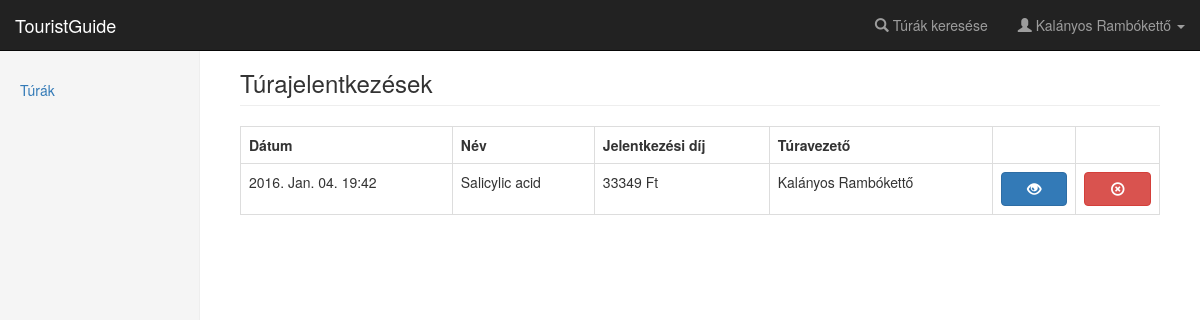
/registrations (signed in), run on the app's committed database.
### app/db/models.py (models this page shows, shortened)
class User(UserMixin, database.Model):
    __tablename__ = 'users'
    id = database.Column(database.Integer, primary_key=True)
    username = database.Column(database.String(64), unique=True, index=True)
    password = database.Column(database.String(40), nullable=False)
    fullname = database.Column(database.String(64), nullable=False)
    avatar_src = database.Column(database.String(100))
    birth = database.Column(database.Date)
    experience_id = database.Column(
        database.Integer, database.ForeignKey('experiences.id'))
    experience = database.relationship(
        'Experience', backref=database.backref('users', lazy='dynamic')
    )
    account_type_id = database.Column(
        database.Integer, database.ForeignKey('roles.id')
    )
    account_type = database.relationship(
        'Role', backref=database.backref('users', lazy='dynamic')
    )
    email = database.Column(database.String(100), nullable=False)
    phone = database.Column(database.String(11))
    allowance = database.Column(database.Integer)

class Tour(database.Model):
    __tablename__ = 'tours'
    id = database.Column(database.Integer, primary_key=True)
    name = database.Column(database.String(64), index=True)
    place = database.Column(database.String(64))
    start_datetime = database.Column(database.DateTime)
    end_datetime = database.Column(database.DateTime)
    images = database.Column(database.Text)
    experience_id = database.Column(
        database.Integer, database.ForeignKey('experiences.id')
    )
    experience = database.relationship(
        'Experience', backref=database.backref('tours', lazy='dynamic')
    )
    tour_guide_id = database.Column(
        database.Integer, database.ForeignKey('users.id')
    )
    tour_guide = database.relationship(
        'User', backref=database.backref('tours', lazy='dynamic')
    )
    description = database.Column(database.Text)
    price = database.Column(database.Integer)

### app/users/views.py (the view)
@users.route('/registrations')
@login_required
def registrations():
    regs = RegistrationManager.get_registrations_of_user(current_user)
    results = []
    for reg in regs:
        results.append(TourManager.get_tour_by_id(reg.tour_id))
    return render_template(
        'registrations.html', sidebar_items=sidebar_items, results=results)

### app/__init__.py (called while the page is built)
def create_app(config_name):
    app = Flask(__name__)
    app.config.from_object(config_name)
    bootstrap.init_app(app)
    database.init_app(app)
    loginmanager.init_app(app)
    mail.init_app(app)
    from .admin.views import admin as admin_blueprint
    from .basic.views import basic as basic_blueprint
    from .users.views import users as users_blueprint
    from .tours.views import tours_blueprint
    app.register_blueprint(basic_blueprint)
    app.register_blueprint(users_blueprint)
    app.register_blueprint(admin_blueprint)
    app.register_blueprint(tours_blueprint)
    @app.template_filter('literal_date')
    def _jinja2_filter_literal_date(date):
        return date.strftime("%Y. %b. %d.")
    @app.template_filter('time')
    def _jinja2_filter_literal_date(date):
        return date.strftime("%H:%M")
    return app

### app/db/models.py (called while the page is built)
@loginmanager.user_loader
def load_user(user_id):
    return User.query.get(int(user_id))

### app/db/registrationmanager.py (called while the page is built)
    @staticmethod
    def get_registrations_of_user(user):
        return Registration.query.filter_by(user_id=user.id).all()

### app/db/tourmanager.py (called while the page is built)
    @staticmethod
    def get_tour_by_id(tour_id):
        return Tour.query.get(tour_id)

### app/templates/registrations.html (shortened to what this page needs)
{% extends "base.html" %}
{% block page_content %}
<h3 class="page-header">Túrajelentkezések</h3>
{% if results %}
<table class="table table-bordered table-hover">
  <tr>
    <th>Dátum</th>
    <th>Név</th>
    <th>Jelentkezési díj</th>
    <th>Túravezető</th>
    <th></th>
    <th></th>
  </tr>
  {% for tour in results %}
  <tr>
    <td>{{ tour.start_datetime|literal_date }} {{ tour.start_datetime|time }}</td>
    <td>{{ tour.name }}</td>
    <td>{{ tour.price }} Ft</td>
    <td>{{ tour.tour_guide.fullname }}</td>
    <td style="vertical-align: middle">
      <a href="{{ url_for('tours.view_tour', tour_id=tour.id) }}" class="btn btn-primary btn-block" role="button">
        <span class="glyphicon glyphicon-eye-open"></span>
      </a>
    </td>
    <td style="vertical-align: middle">
      <a href="{{ url_for('users.detach_from_tour', tour_id=tour.id) }}" class="btn btn-danger btn-block" role="button">
        <span class="glyphicon glyphicon-remove-circle"></span>
      </a>
    </td>
  </tr>
  {% endfor %}
</table>
{% else %}
<div class="alert alert-warning" role="alert">Még nem jelentkeztél egy túrára sem!</div>
{% endif %}
{% endblock page_content %}

### app/templates/navbar.html (shortened to what this page needs)
<nav class="navbar navbar-inverse navbar-fixed-top">
  <div class="container-fluid">
    <div class="navbar-header">
      <a class="navbar-brand" href="/">TouristGuide</a>
    </div>
    <div id="navbar" class="navbar-collapse collapse">
      <ul class="nav navbar-nav navbar-right">
        <li><a href="{{ url_for('tours.search_tours') }}"><span class="glyphicon glyphicon-search" aria-hidden="true"></span>
          Túrák keresése</a></li>
        {% if current_user.is_authenticated %}
        <li class="dropdown">
          <a href="#" class="dropdown-toggle" data-toggle="dropdown" role="button" aria-haspopup="true" aria-expanded="false">
            <span class="glyphicon glyphicon-user" aria-hidden="true"></span>
            {{ current_user.fullname }}
            <span class="caret"></span>
          </a>
        </li>
        {% else %}
        <li><a href="{{ url_for('users.register') }}"><span class="glyphicon glyphicon-edit" aria-hidden="true"></span>
          Regisztráció</a></li>
        <li><a href="{{ url_for('users.login') }}"><span class="glyphicon glyphicon-log-in" aria-hidden="true"></span>
          Bejelentkezés</a></li>
        {% endif %}
      </ul>
    </div>
  </div>
</nav>

### app/static/css/main.css (style rules this page uses)
body { padding-top: 50px; }
.main .page-header { margin-top: 0; }

### data on the page
User: fullname "Kalányos Rambókettő"
Tour: start_datetime|literal_date "2016. Jan. 04.", start_datetime "19:42", name "Salicylic acid", price "33349", tour_guide.fullname "Kalányos Rambókettő"

### other printed values
{{ caption|e }} "Túrák"
